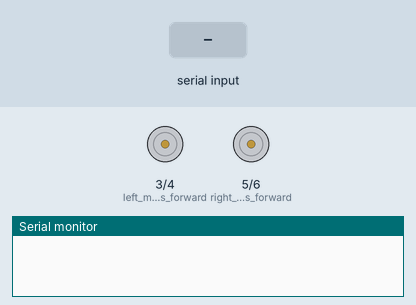
Recording of a sketch running on a simulated Arduino Uno, built with avr-gcc and run on an emulated ATmega328P. Shown: motor-driver pin pairs drawn as motors (green arrow = first pin HIGH = forward, orange = second pin HIGH = backward, longer = more drive), the last lines printed to the serial monitor. The inputs (shaded band) are chosen by the test bench.

Above: at 1.2 s.
1.3 s: "F" received over Serial
At 1.9 s:
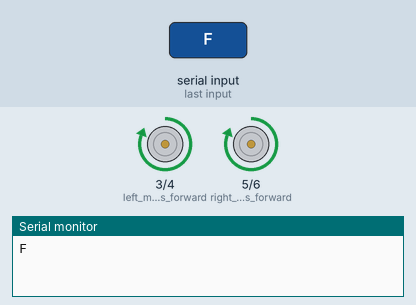
2.8 s: "G" received over Serial
At 3.2 s:
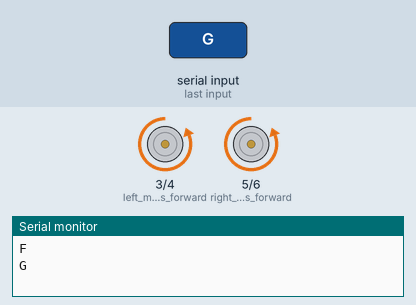
4.4 s: "L" received over Serial
At 5.6 s:
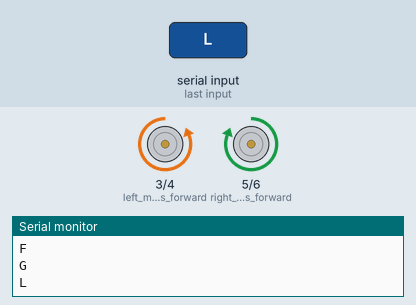
6.0 s: "R" received over Serial
At 6.8 s:
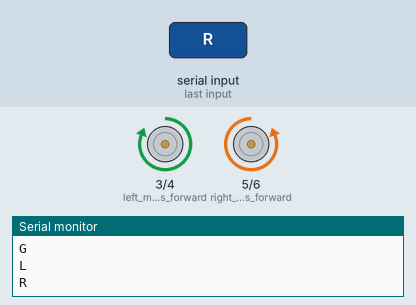
Timing chart, 0 to 8.6 s (numbered marks = the images above; inputs shaded):
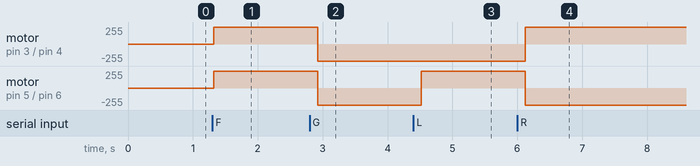

The sketch:

final_motor_with_bluetooth.ino
```cpp
/*----------------------------------------------------------------------
Author: MD AKIB HOSEN KHAN
        B.Sc. in Information & Communication Technology
        Islamic University, Bangladesh.
________________________________________________________________________*/

char t;

void setup(){
  pinMode(3,OUTPUT);   //left motors forward
  pinMode(4,OUTPUT);   //left motors reverse

  pinMode(5,OUTPUT);   //right motors forward
  pinMode(6,OUTPUT);   //right motors reverse

  Serial.begin(9600);
 }

void loop(){
  if(Serial.available()){
     t = Serial.read();
     Serial.println(t);
  }

  if(t == 'F'){//move forward(all motors rotate in forward direction)
    digitalWrite(3, HIGH);
    digitalWrite(4, LOW);
    digitalWrite(5,HIGH);
    digitalWrite(6,LOW);
    delay(100);
  }

  else if(t == 'G'){      //move reverse (all motors rotate in reverse direction)
    digitalWrite(3, LOW);
    digitalWrite(4, HIGH);
    digitalWrite(5, LOW);
    digitalWrite(6, HIGH);
    delay(100);
  }

  else if(t == 'L'){      //turn right (left side motors rotate in forward direction, right side motors doesn't rotate)
   digitalWrite (3, LOW);
   digitalWrite (4, HIGH);
   digitalWrite (5, HIGH);
   digitalWrite (6, LOW);
   delay (100);
  }

  else if(t == 'R'){      //turn left (right side motors rotate in forward direction, left side motors doesn't rotate)
    digitalWrite (3,HIGH);
    digitalWrite (4,LOW);
    digitalWrite (5,LOW);
    digitalWrite (6,HIGH);
    delay (100);
  }

  else if(t == 'S'){      //STOP (all motors stop)
    digitalWrite(3,LOW);
    digitalWrite(4,LOW);
    digitalWrite(5,LOW);
    digitalWrite(6,LOW);
  }
  delay(60);
}
```

Measured:
- after the input at 1.3 s, motor on pin 3 (left_motors_forward) / pin 4 (left_motors_reverse), motor on pin 5 (right_motors_forward) / pin 6 (right_motors_reverse): stopped → forward 255/255 at once
- after the input at 2.8 s, motor on pin 3 (left_motors_forward) / pin 4 (left_motors_reverse), motor on pin 5 (right_motors_forward) / pin 6 (right_motors_reverse): forward 255/255 → backward 255/255 after 0.12 s
- after the input at 4.4 s, motor on pin 5 (right_motors_forward) / pin 6 (right_motors_reverse): backward 255/255 → forward 255/255 after 0.12 s
- after the input at 6.0 s, motor on pin 3 (left_motors_forward) / pin 4 (left_motors_reverse): backward 255/255 → forward 255/255 after 0.12 s; motor on pin 5 (right_motors_forward) / pin 6 (right_motors_reverse): forward 255/255 → backward 255/255 after 0.12 s
